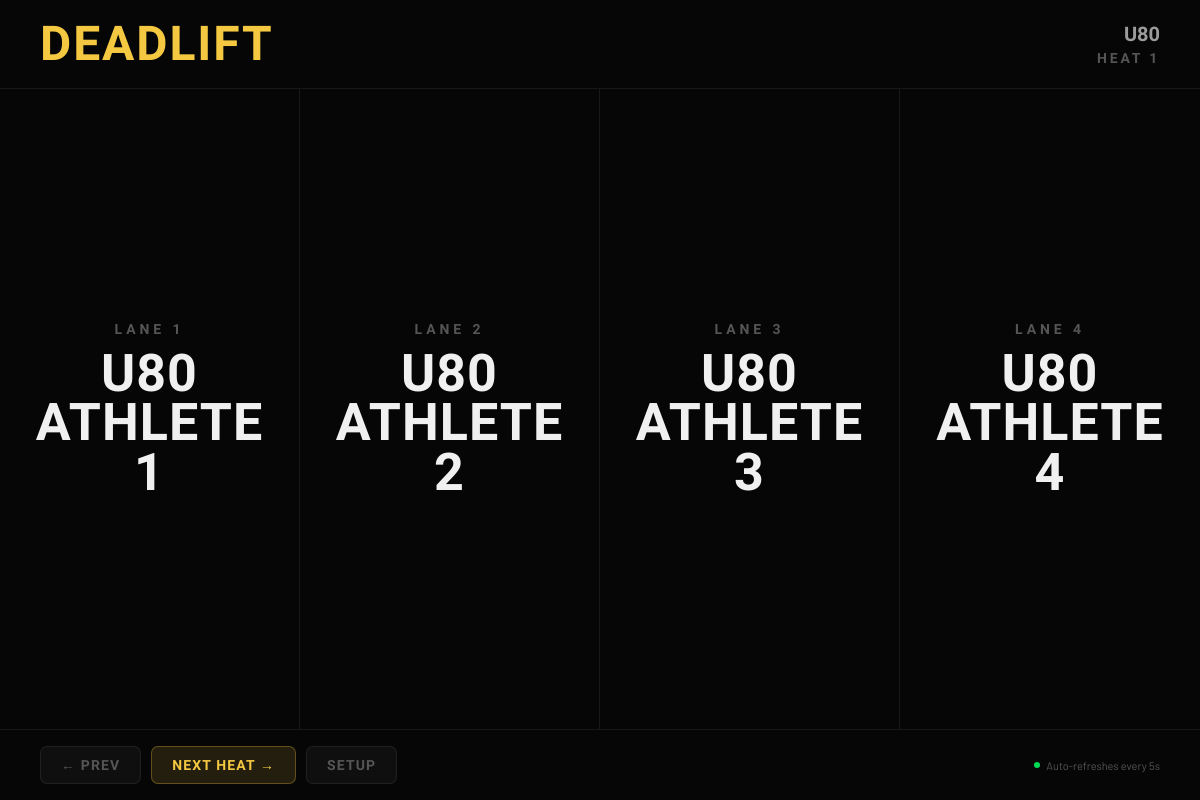
/comp/arena, run on the app's committed database.
### tables this page shows
CREATE TABLE events (
            id INTEGER PRIMARY KEY,
            name TEXT,
            event_number INTEGER
        , event_type TEXT DEFAULT 'reps', primary_metric TEXT, secondary_metric TEXT, primary_direction TEXT DEFAULT 'higher', secondary_direction TEXT);

CREATE TABLE competition_state (
            id INTEGER PRIMARY KEY,
            category TEXT,
            event INTEGER,
            heat INTEGER
        );

CREATE TABLE heats (
            id INTEGER PRIMARY KEY,
            event_id INTEGER,
            category TEXT,
            heat_number INTEGER,
            lane INTEGER,
            athlete_name TEXT
        );

### server.py (the view)
@app.route("/comp/arena")
def comp_arena():
    cs = get_comp_state()
    category, event, heat = cs["category"], cs["event"], cs["heat"]
    con = db()
    event_row = con.execute("SELECT name FROM events WHERE event_number=?",(event,)).fetchone()
    con.close()
    return render_template("comp_arena.html", state=cs, lanes=get_heat_lanes(category,heat),
        event_name=event_row["name"] if event_row else f"Event {event}", category_order=CATEGORY_ORDER)

### server.py (called while the page is built, shortened)
def _check_auth():
    password = os.environ.get("COMP_PASSWORD", "").strip()
    if not password:
        return True

@app.before_request
def _require_comp_auth():
    if request.path.startswith("/comp/") or request.path == "/comp":
        if not _check_auth():
            resp = app.response_class("Unauthorized\n", status=401, mimetype="text/plain")
            resp.headers["WWW-Authenticate"] = 'Basic realm="Competition Control"'
            return resp

def db():
    con = sqlite3.connect(DB_FILE, timeout=10)
    con.row_factory = sqlite3.Row
    con.execute("PRAGMA journal_mode=WAL")
    con.execute("PRAGMA synchronous=NORMAL")
    return con

def get_comp_state():
    con = db()
    row = con.execute("SELECT category,event,heat FROM competition_state").fetchone()
    con.close()
    if row:
        return dict(row)
    return {"category": CATEGORY_ORDER[0] if CATEGORY_ORDER else "", "event": 1, "heat": 1}

def get_heat_lanes(category, heat):
    con = db()
    rows = con.execute("SELECT lane,athlete_name FROM heats WHERE category=? AND heat_number=? ORDER BY lane", (category, heat)).fetchall()
    con.close()
    return [dict(r) for r in rows]

### templates/comp_arena.html (shortened to what this page needs)
<!DOCTYPE html>
<html lang="en">
<head>
</head>
<body>
<div class="arena-head">
  <div class="event-name">{{ event_name }}</div>
  <div class="heat-info">
    <div class="heat-cat">{{ state.category }}</div>
    <div class="heat-num">Heat {{ state.heat }}</div>
  </div>
</div>
<div class="lanes-grid">
  {% for lane in lanes %}
  <div class="lane-panel">
    <div class="lane-num-big">Lane {{ lane.lane }}</div>
    <div class="lane-athlete">{{ lane.athlete_name }}</div>
  </div>
  {% else %}
  <div class="lane-panel"><div style="color:var(--dim);font-size:24px">No athletes loaded</div></div>
  {% endfor %}
</div>
<div class="controls">
  <form action="/comp/action/prev_heat" method="post" style="display:contents">
    <button type="submit" class="btn btn-outline">← Prev</button>
  </form>
  <form action="/comp/action/next_heat" method="post" style="display:contents">
    <button type="submit" class="btn btn-gold">Next Heat →</button>
  </form>
  <a href="/comp/events" class="btn btn-outline">Setup</a>
  <div class="auto-refresh"><div class="live-dot"></div>Auto-refreshes every 5s</div>
</div>
</body>
</html>

### data on the page
events: name "DEADLIFT"
competition_state: category "U80", heat "1"
heats: lane "1", athlete_name "U80 ATHLETE 1"
heats: lane "2", athlete_name "U80 ATHLETE 2"
heats: lane "3", athlete_name "U80 ATHLETE 3"
heats: lane "4", athlete_name "U80 ATHLETE 4"
